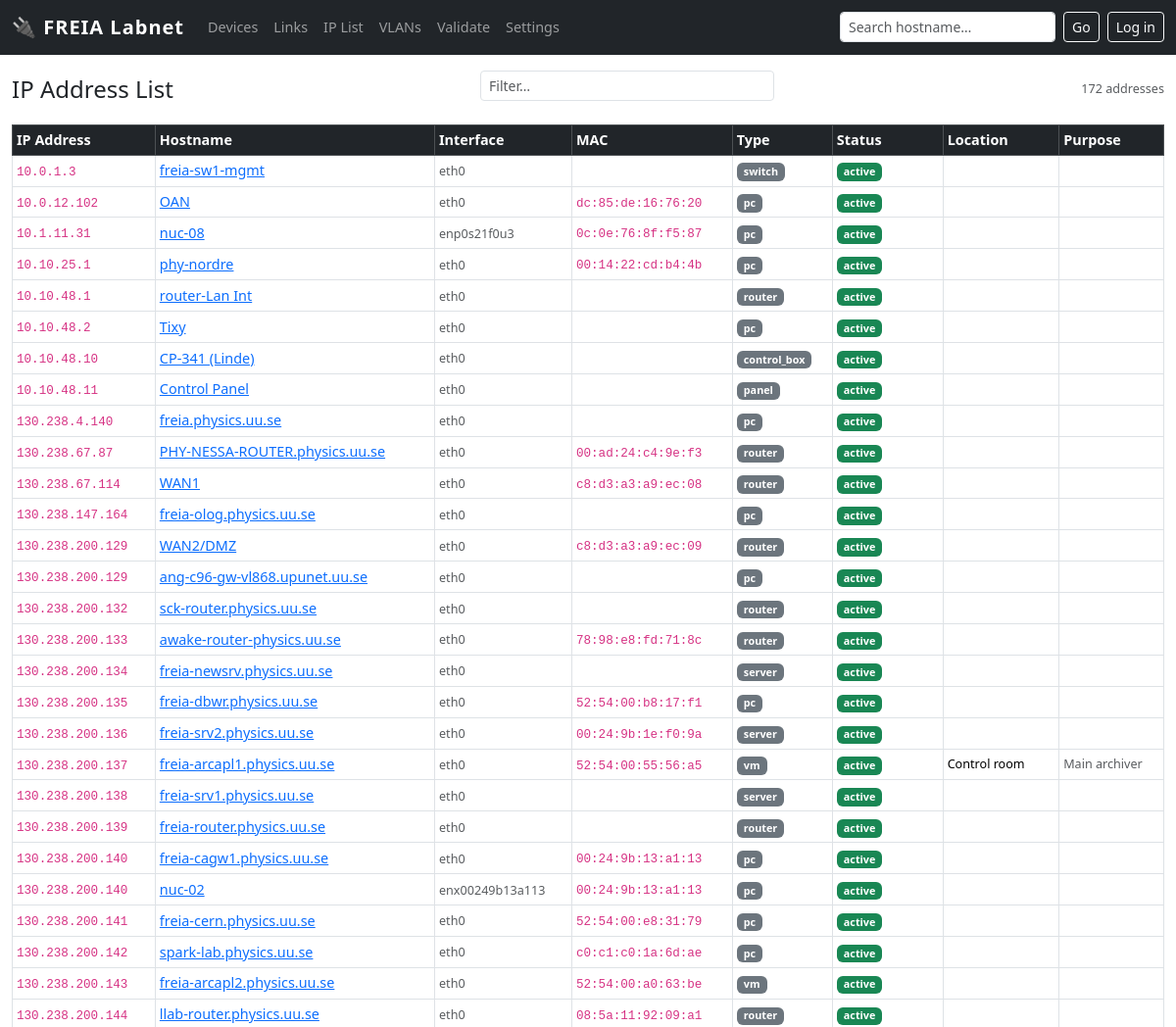
The page /iplist (upper part) on the database as committed earlier.
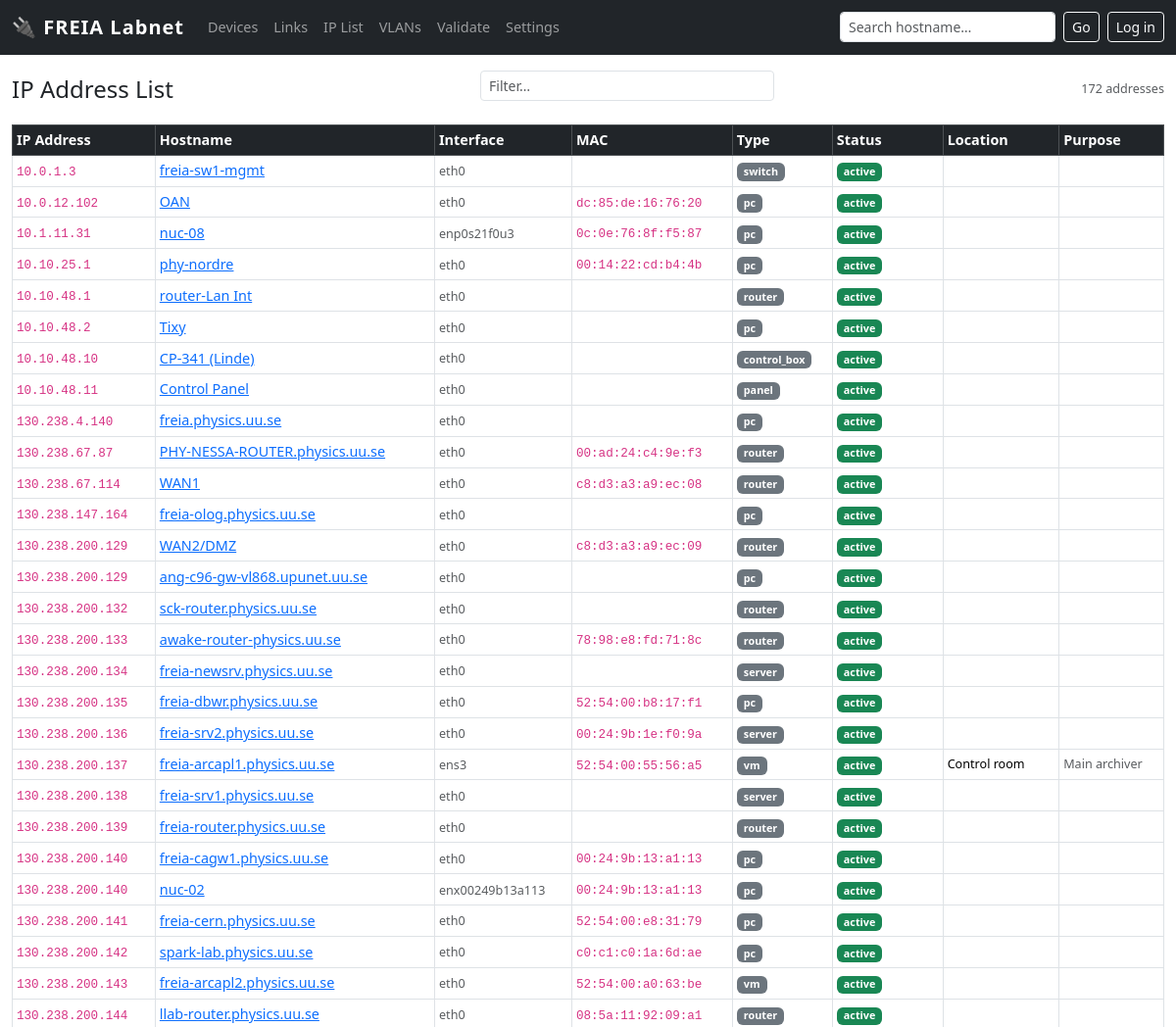
The same page on the database as committed later.
### tables this page shows
CREATE TABLE iface (
    id INTEGER PRIMARY KEY,
    device_id INTEGER NOT NULL REFERENCES device(id) ON DELETE CASCADE,
    name TEXT NOT NULL,                 -- 'eth0','eno5','br0' for NICs; '24','C02-11A-13','P2' for ports
    kind TEXT NOT NULL CHECK(kind IN ('nic','port')),
    mac TEXT,                           -- validate format if present
    ip TEXT,
    prefix INTEGER,
    vlan_id INTEGER,
    notes TEXT, mode TEXT NOT NULL DEFAULT 'access', ip_mode TEXT DEFAULT 'static',  
    UNIQUE(device_id, name)
);

CREATE TABLE "device" (
    id INTEGER PRIMARY KEY,
    hostname TEXT UNIQUE,
    kind TEXT NOT NULL,
    vendor_model TEXT,
    os TEXT,
    serial TEXT,
    location_id INTEGER REFERENCES location(id),
    owner TEXT,
    purpose TEXT,
    status TEXT NOT NULL DEFAULT 'active' CHECK(status IN (
        'active','spare','loan','disconnected','retired','planned'
    )),
    notes TEXT,
    vm_host_id INTEGER REFERENCES device(id)
);

CREATE TABLE location (
    id INTEGER PRIMARY KEY,
    name TEXT UNIQUE NOT NULL,          -- 'Control room', 'FREIA hall', 'Room 30107'
    building TEXT,
    rack TEXT,
    notes TEXT
);

### app.py (the view)
@app.route('/iplist')
def iplist():
    import ipaddress
    rows = query("""
        SELECT i.ip, i.prefix, i.name as iface_name, i.mac, i.kind as iface_kind,
               d.id as dev_id, d.hostname, d.kind as dev_kind, d.vendor_model,
               d.os, d.status, d.purpose,
               l.name as location_name, l.rack
        FROM iface i
        JOIN device d ON d.id = i.device_id
        LEFT JOIN location l ON l.id = d.location_id
        WHERE i.ip IS NOT NULL AND i.ip != ''
        ORDER BY i.ip
    """)
    def ip_sort_key(row):
        try:
            return ipaddress.ip_address(row['ip'])
        except ValueError:
            return ipaddress.ip_address('255.255.255.255')
    sorted_rows = sorted(rows, key=ip_sort_key)
    return render_template('iplist.html', rows=sorted_rows)

### app.py (called while the page is built)
@app.before_request
def _require_login_for_writes():
    if not _AUTH_HASH:
        return                            # no password set → open (dev mode)
    if request.endpoint in ('login', 'logout', 'static'):
        return
    if request.method == 'POST' and not current_user.is_authenticated:
        flash('Please log in to make changes.', 'warning')
        return redirect(url_for('login'))

def get_db():
    db = getattr(g, '_database', None)
    if db is None:
        db = g._database = sqlite3.connect(LABNET_PATH)
        db.row_factory = sqlite3.Row
        db.execute('PRAGMA foreign_keys = ON')
    return db

def query(sql, args=(), one=False):
    cur = get_db().execute(sql, args)
    rv = cur.fetchall()
    return (rv[0] if rv else None) if one else rv

### templates/iplist.html (shortened to what this page needs)
{% extends 'base.html' %}
{% block content %}
<div class="d-flex justify-content-between align-items-center mb-3">
  <h4 class="mb-0">IP Address List</h4>
  <span class="text-muted small">{{ rows|length }} address{{ 'es' if rows|length != 1 }}</span>
</div>
<div class="table-responsive">
  <table class="table table-sm table-hover table-bordered align-middle" id="iptable">
    <thead class="table-dark sticky-top">
      <tr>
        <th>IP Address</th>
                <th>Hostname</th>
        <th>Interface</th>
        <th>MAC</th>
        <th>Type</th>
                        <th>Status</th>
        <th>Location</th>
                <th>Purpose</th>
      </tr>
    </thead>
    <tbody>
      {% for r in rows %}
      <tr>
        <td><code>{{ r['ip'] }}</code></td>
        <td>
          <a href="/device/{{ r['dev_id'] }}">{{ r['hostname'] }}</a>
        </td>
        <td><span class="text-muted small">{{ r['iface_name'] }}</span></td>
        <td>{% if r['mac'] %}<code class="small">{{ r['mac'] }}</code>{% endif %}</td>
        <td>
          <span class="badge bg-secondary">{{ r['dev_kind'] }}</span>
        </td>
        <td>
          {% if r['status'] %}
            {% if r['status'] == 'active' %}
              <span class="badge bg-success">{{ r['status'] }}</span>
            {% elif r['status'] in ('retired', 'decommissioned') %}
              <span class="badge bg-danger">{{ r['status'] }}</span>
            {% else %}
              <span class="badge bg-warning text-dark">{{ r['status'] }}</span>
            {% endif %}
          {% endif %}
        </td>
        <td class="small">{{ r['location_name'] or '' }}</td>
        <td class="small text-muted">{{ r['purpose'] or '' }}</td>
      </tr>
      {% else %}
      <tr><td colspan="8" class="text-center text-muted">No IP addresses recorded.</td></tr>
      {% endfor %}
    </tbody>
  </table>
</div>
{% endblock %}

Rows that differ between the two databases and show on the page:
changed iface "freia-arcapl1.physics.uu.se": iface_name "eth0" → "ens3"
